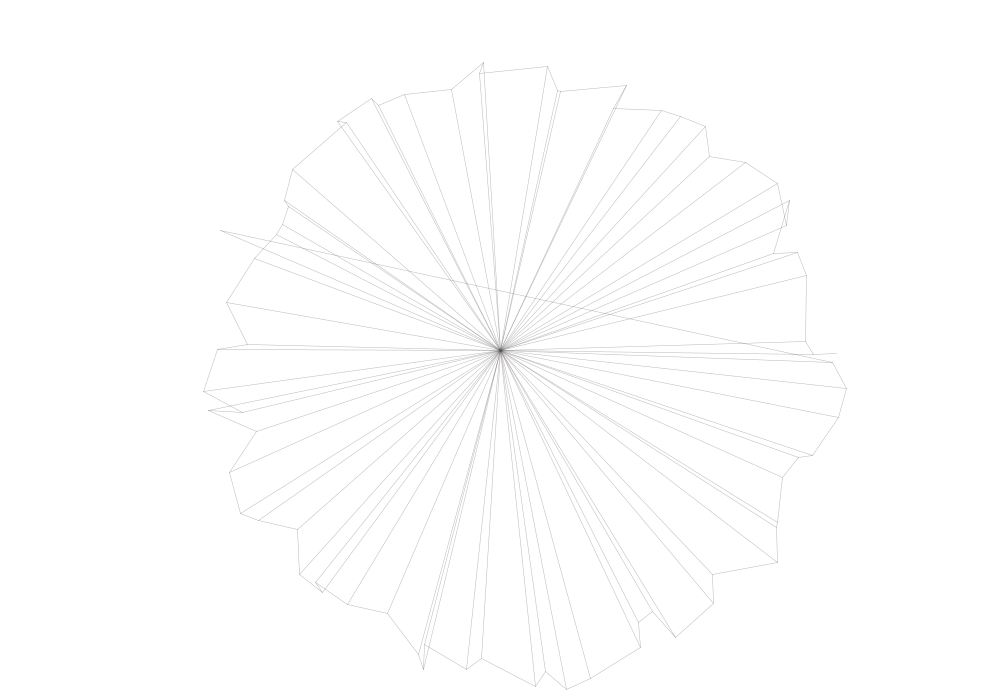
Frame 1 (no input)
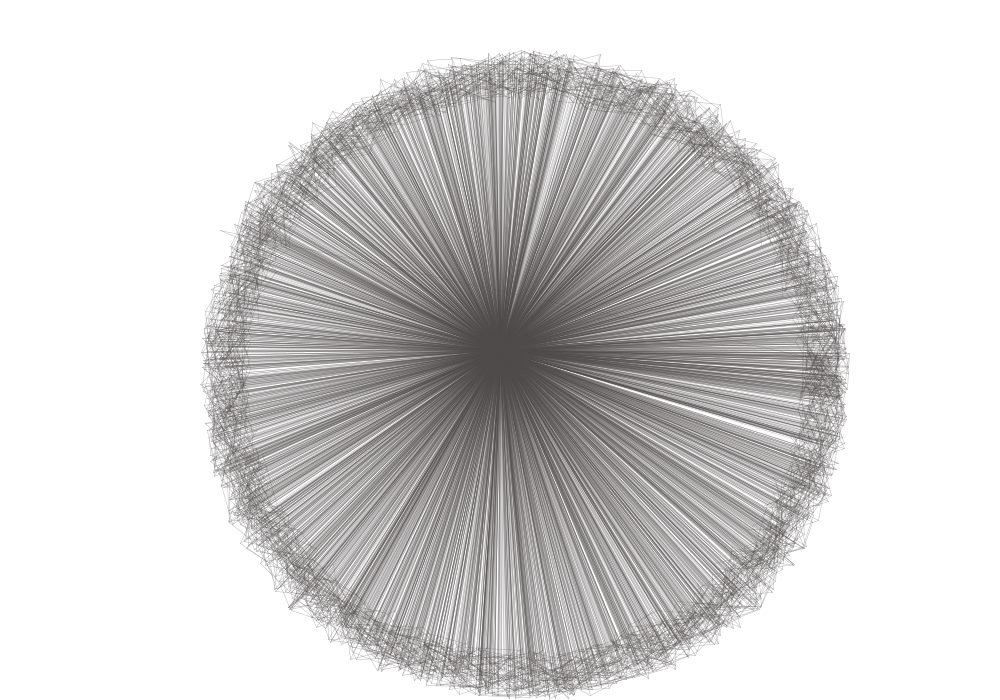
Frame 60 (the mouse pressed at the canvas centre just before this capture)
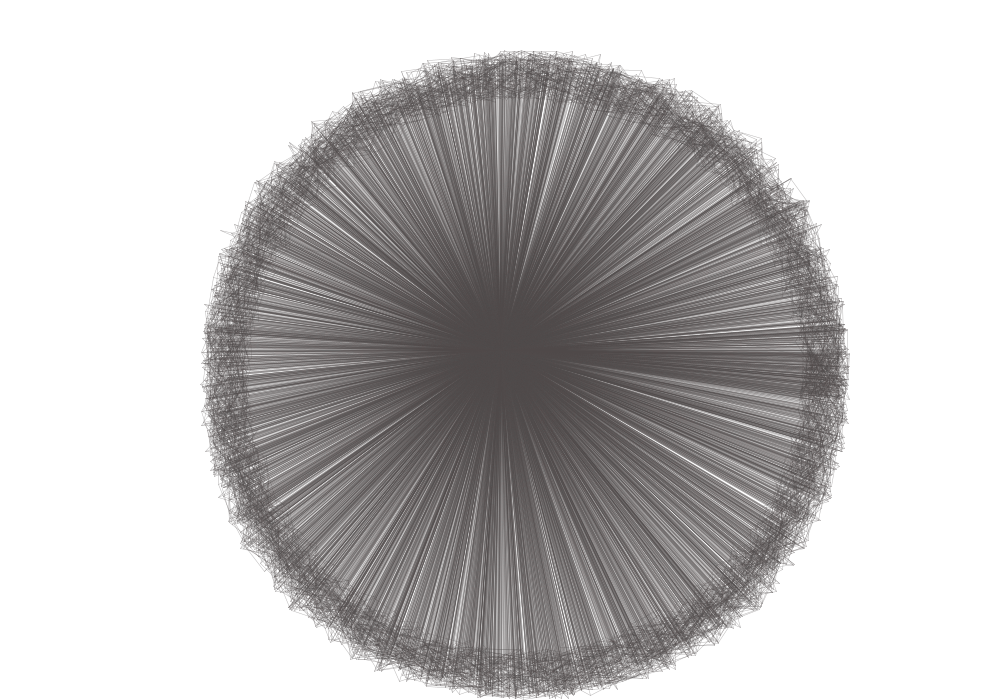
Frame 120 (the mouse held since frame 60 and released just before this capture)

The Processing sketch that drew these frames (run headless with seeded random() and noise(); from frame 60 on, the mouse is pressed at the canvas centre):

// Processing sketch: processing_133170
// ── processing_133170.pde

float x,y;
float radius = 300;
float lastx = 220;
float lasty = 230;

void setup()
{
  size(1000, 700);
  background(255, 255, 255);
  frameRate(5);
}

void draw()
{
  //background(170, 190, 200);
  stroke(80, 73, 73, 100);
  strokeWeight(0.5);
  
  for(float ang=0; ang<=360; ang+=5){
    float rad = radians(ang);
    x = (width/2 + (random(50)+radius*cos(rad)));
    y = (height/2 + (random(50)+radius*sin(rad)));
    //for darwing line and constructing circle
    
    line(x, y, lastx, lasty);
    line(width/2, height/2, lastx, lasty);
    lastx = x;
    lasty = y;

  } 
 }
